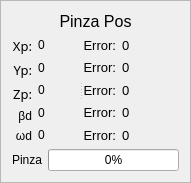
   <widget class="QFrame" name="">
    <property name="geometry">
     <rect>
      <x>420</x>
      <y>210</y>
      <width>191</width>
      <height>171</height>
     </rect>
    </property>
    <property name="frameShape">
     <enum>QFrame::StyledPanel</enum>
    </property>
    <property name="frameShadow">
     <enum>QFrame::Raised</enum>
    </property>
    <property name="lineWidth">
     <number>2</number>
    </property>
    <layout class="QVBoxLayout" name="verticalLayout_20">
     <item>
      <widget class="QLabel" name="label_7">
       <property name="font">
        <font>
         <pointsize>12</pointsize>
        </font>
       </property>
       <property name="text">
        <string>Pinza Pos</string>
       </property>
       <property name="alignment">
        <set>Qt::AlignCenter</set>
       </property>
      </widget>
     </item>
     <item>
      <widget class="QSplitter" name="splitter_5">
       <property name="orientation">
        <enum>Qt::Horizontal</enum>
       </property>
       <widget class="QWidget" name="">
        <layout class="QHBoxLayout" name="horizontalLayout_5">
         <item>
          <layout class="QVBoxLayout" name="verticalLayout_7">
           <item>
            <widget class="QLabel" name="Xattuale">
             <property name="sizePolicy">
              <sizepolicy hsizetype="Minimum" vsizetype="Preferred">
               <horstretch>0</horstretch>
               <verstretch>0</verstretch>
              </sizepolicy>
             </property>
             <property name="font">
              <font>
               <family>.SF NS Text</family>
               <pointsize>10</pointsize>
               <weight>50</weight>
               <italic>false</italic>
               <bold>false</bold>
               <kerning>true</kerning>
              </font>
             </property>
             <property name="styleSheet">
              <string notr="true"/>
             </property>
             <property name="text">
              <string>Xp:</string>
             </property>
             <property name="alignment">
              <set>Qt::AlignRight|Qt::AlignTrailing|Qt::AlignVCenter</set>
             </property>
            </widget>
           </item>
           <item>
            <widget class="QLabel" name="Yattuale">
             <property name="sizePolicy">
              <sizepolicy hsizetype="Minimum" vsizetype="Preferred">
               <horstretch>0</horstretch>
               <verstretch>0</verstretch>
              </sizepolicy>
             </property>
             <property name="font">
              <font>
               <family>.SF NS Text</family>
               <pointsize>10</pointsize>
               <weight>50</weight>
               <italic>false</italic>
               <bold>false</bold>
              </font>
             </property>
             <property name="styleSheet">
              <string notr="true"/>
             </property>
             <property name="text">
              <string>Yp:</string>
             </property>
             <property name="alignment">
              <set>Qt::AlignRight|Qt::AlignTrailing|Qt::AlignVCenter</set>
             </property>
            </widget>
           </item>
           <item>
            <widget class="QLabel" name="Zattuale">
             <property name="sizePolicy">
              <sizepolicy hsizetype="Minimum" vsizetype="Preferred">
               <horstretch>0</horstretch>
               <verstretch>0</verstretch>
              </sizepolicy>
             </property>
             <property name="font">
              <font>
               <family>.SF NS Text</family>
               <pointsize>10</pointsize>
               <weight>50</weight>
               <italic>false</italic>
               <bold>false</bold>
              </font>
             </property>
             <property name="styleSheet">
              <string notr="true"/>
             </property>
             <property name="text">
              <string>Zp:</string>
             </property>
             <property name="alignment">
              <set>Qt::AlignRight|Qt::AlignTrailing|Qt::AlignVCenter</set>
             </property>
            </widget>
           </item>
           <item>
            <widget class="QLabel" name="en1Label_7">
             <property name="sizePolicy">
              <sizepolicy hsizetype="Minimum" vsizetype="Preferred">
               <horstretch>0</horstretch>
               <verstretch>0</verstretch>
              </sizepolicy>
             </property>
             <property name="layoutDirection">
              <enum>Qt::LeftToRight</enum>
             </property>
             <property name="text">
              <string>βd</string>
             </property>
             <property name="alignment">
              <set>Qt::AlignRight|Qt::AlignTrailing|Qt::AlignVCenter</set>
             </property>
            </widget>
           </item>
           <item>
            <widget class="QLabel" name="en2Label_7">
             <property name="sizePolicy">
              <sizepolicy hsizetype="Minimum" vsizetype="Preferred">
               <horstretch>0</horstretch>
               <verstretch>0</verstretch>
              </sizepolicy>
             </property>
             <property name="layoutDirection">
              <enum>Qt::LeftToRight</enum>
             </property>
             <property name="text">
              <string>ωd</string>
             </property>
             <property name="alignment">
              <set>Qt::AlignRight|Qt::AlignTrailing|Qt::AlignVCenter</set>
             </property>
            </widget>
           </item>
          </layout>
         </item>
         <item>
          <layout class="QVBoxLayout" name="verticalLayout_17">
           <item>
            <widget class="QLabel" name="xRead">
             <property name="sizePolicy">
              <sizepolicy hsizetype="Expanding" vsizetype="Preferred">
               <horstretch>0</horstretch>
               <verstretch>0</verstretch>
              </sizepolicy>
             </property>
             <property name="text">
              <string>0</string>
             </property>
            </widget>
           </item>
           <item>
            <widget class="QLabel" name="yRead">
             <property name="sizePolicy">
              <sizepolicy hsizetype="Expanding" vsizetype="Preferred">
               <horstretch>0</horstretch>
               <verstretch>0</verstretch>
              </sizepolicy>
             </property>
             <property name="text">
              <string>0</string>
             </property>
            </widget>
           </item>
           <item>
            <widget class="QLabel" name="zRead">
             <property name="sizePolicy">
              <sizepolicy hsizetype="Expanding" vsizetype="Preferred">
               <horstretch>0</horstretch>
               <verstretch>0</verstretch>
              </sizepolicy>
             </property>
             <property name="text">
              <string>0</string>
             </property>
            </widget>
           </item>
           <item>
            <widget class="QLabel" name="bdRead">
             <property name="sizePolicy">
              <sizepolicy hsizetype="Expanding" vsizetype="Preferred">
               <horstretch>0</horstretch>
               <verstretch>0</verstretch>
              </sizepolicy>
             </property>
             <property name="text">
              <string>0</string>
             </property>
            </widget>
           </item>
           <item>
            <widget class="QLabel" name="wdRead">
             <property name="sizePolicy">
              <sizepolicy hsizetype="Expanding" vsizetype="Preferred">
               <horstretch>0</horstretch>
               <verstretch>0</verstretch>
              </sizepolicy>
             </property>
             <property name="text">
              <string>0</string>
             </property>
            </widget>
           </item>
          </layout>
         </item>
        </layout>
       </widget>
       <widget class="QWidget" name="">
        <layout class="QHBoxLayout" name="horizontalLayout_4">
         <item>
          <layout class="QVBoxLayout" name="verticalLayout_18">
           <item>
            <widget class="QLabel" name="encrease1_3">
             <property name="sizePolicy">
              <sizepolicy hsizetype="Minimum" vsizetype="Preferred">
               <horstretch>0</horstretch>
               <verstretch>0</verstretch>
              </sizepolicy>
             </property>
             <property name="font">
              <font>
               <pointsize>10</pointsize>
              </font>
             </property>
             <property name="text">
              <string>Error:</string>
             </property>
             <property name="alignment">
              <set>Qt::AlignRight|Qt::AlignTrailing|Qt::AlignVCenter</set>
             </property>
            </widget>
           </item>
           <item>
            <widget class="QLabel" name="encrease2_3">
             <property name="sizePolicy">
              <sizepolicy hsizetype="Minimum" vsizetype="Preferred">
               <horstretch>0</horstretch>
               <verstretch>0</verstretch>
              </sizepolicy>
             </property>
             <property name="font">
              <font>
               <pointsize>10</pointsize>
              </font>
             </property>
             <property name="text">
              <string>Error:</string>
             </property>
             <property name="alignment">
              <set>Qt::AlignRight|Qt::AlignTrailing|Qt::AlignVCenter</set>
             </property>
            </widget>
           </item>
           <item>
            <widget class="QLabel" name="encrease3_3">
             <property name="sizePolicy">
              <sizepolicy hsizetype="Minimum" vsizetype="Preferred">
               <horstretch>0</horstretch>
               <verstretch>0</verstretch>
              </sizepolicy>
             </property>
             <property name="font">
              <font>
               <pointsize>10</pointsize>
              </font>
             </property>
             <property name="text">
              <string>Error:</string>
             </property>
             <property name="alignment">
              <set>Qt::AlignRight|Qt::AlignTrailing|Qt::AlignVCenter</set>
             </property>
             <property name="indent">
              <number>-1</number>
             </property>
            </widget>
           </item>
           <item>
            <widget class="QLabel" name="encrease3_5">
             <property name="sizePolicy">
              <sizepolicy hsizetype="Minimum" vsizetype="Preferred">
               <horstretch>0</horstretch>
               <verstretch>0</verstretch>
              </sizepolicy>
             </property>
             <property name="font">
              <font>
               <pointsize>10</pointsize>
              </font>
             </property>
             <property name="text">
              <string>Error:</string>
             </property>
             <property name="alignment">
              <set>Qt::AlignRight|Qt::AlignTrailing|Qt::AlignVCenter</set>
             </property>
             <property name="indent">
              <number>-1</number>
             </property>
            </widget>
           </item>
           <item>
            <widget class="QLabel" name="encrease3_4">
             <property name="sizePolicy">
              <sizepolicy hsizetype="Minimum" vsizetype="Preferred">
               <horstretch>0</horstretch>
               <verstretch>0</verstretch>
              </sizepolicy>
             </property>
             <property name="font">
              <font>
               <pointsize>10</pointsize>
              </font>
             </property>
             <property name="text">
              <string>Error:</string>
             </property>
             <property name="alignment">
              <set>Qt::AlignRight|Qt::AlignTrailing|Qt::AlignVCenter</set>
             </property>
             <property name="indent">
              <number>-1</number>
             </property>
            </widget>
           </item>
          </layout>
         </item>
         <item>
          <layout class="QVBoxLayout" name="verticalLayout_19">
           <item>
            <widget class="QLabel" name="xEr">
             <property name="sizePolicy">
              <sizepolicy hsizetype="Expanding" vsizetype="Preferred">
               <horstretch>0</horstretch>
               <verstretch>0</verstretch>
              </sizepolicy>
             </property>
             <property name="font">
              <font>
               <pointsize>10</pointsize>
              </font>
             </property>
             <property name="text">
              <string>0</string>
             </property>
            </widget>
           </item>
           <item>
            <widget class="QLabel" name="yEr">
             <property name="sizePolicy">
              <sizepolicy hsizetype="Expanding" vsizetype="Preferred">
               <horstretch>0</horstretch>
               <verstretch>0</verstretch>
              </sizepolicy>
             </property>
             <property name="font">
              <font>
               <pointsize>10</pointsize>
              </font>
             </property>
             <property name="text">
              <string>0</string>
             </property>
            </widget>
           </item>
           <item>
            <widget class="QLabel" name="zEr">
             <property name="sizePolicy">
              <sizepolicy hsizetype="Expanding" vsizetype="Preferred">
               <horstretch>0</horstretch>
               <verstretch>0</verstretch>
              </sizepolicy>
             </property>
             <property name="font">
              <font>
               <pointsize>10</pointsize>
              </font>
             </property>
             <property name="text">
              <string>0</string>
             </property>
            </widget>
           </item>
           <item>
            <widget class="QLabel" name="bdEr">
             <property name="sizePolicy">
              <sizepolicy hsizetype="Expanding" vsizetype="Preferred">
               <horstretch>0</horstretch>
               <verstretch>0</verstretch>
              </sizepolicy>
             </property>
             <property name="font">
              <font>
               <pointsize>10</pointsize>
              </font>
             </property>
             <property name="text">
              <string>0</string>
             </property>
            </widget>
           </item>
           <item>
            <widget class="QLabel" name="wdEr">
             <property name="sizePolicy">
              <sizepolicy hsizetype="Expanding" vsizetype="Preferred">
               <horstretch>0</horstretch>
               <verstretch>0</verstretch>
              </sizepolicy>
             </property>
             <property name="font">
              <font>
               <pointsize>10</pointsize>
              </font>
             </property>
             <property name="text">
              <string>0</string>
             </property>
            </widget>
           </item>
          </layout>
         </item>
        </layout>
       </widget>
      </widget>
     </item>
     <item>
      <layout class="QHBoxLayout" name="horizontalLayout_6">
       <item>
        <widget class="QLabel" name="label_8">
         <property name="sizePolicy">
          <sizepolicy hsizetype="Maximum" vsizetype="Preferred">
           <horstretch>0</horstretch>
           <verstretch>0</verstretch>
          </sizepolicy>
         </property>
         <property name="text">
          <string>Pinza</string>
         </property>
         <property name="alignment">
          <set>Qt::AlignRight|Qt::AlignTrailing|Qt::AlignVCenter</set>
         </property>
        </widget>
       </item>
       <item>
        <widget class="QProgressBar" name="pinzaRead">
         <property name="value">
          <number>0</number>
         </property>
        </widget>
       </item>
      </layout>
     </item>
    </layout>
   </widget>
